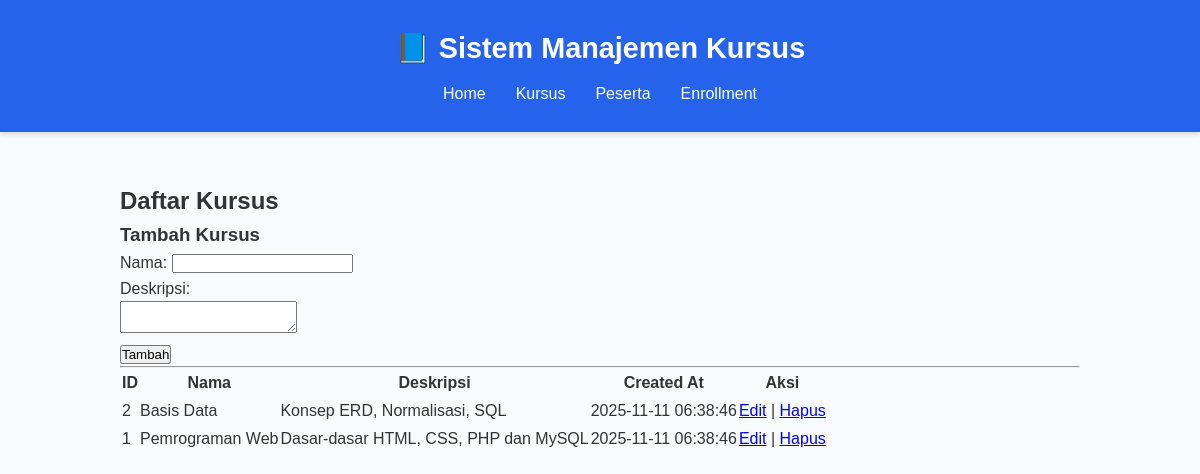
/index.php?page=courses, run on the app's committed database.
### tables this page shows
CREATE TABLE IF NOT EXISTS courses (
  id INT AUTO_INCREMENT PRIMARY KEY,
  name VARCHAR(200) NOT NULL,
  description TEXT,
  created_at TIMESTAMP DEFAULT CURRENT_TIMESTAMP
);

### class/Course.php (called while the page is built, shortened)
<?php
class Course {
    private $conn;
    public function __construct($pdo) {
        $this->conn = $pdo;
    }
    public function getAll() {
        $sql = "SELECT id, name, description, created_at FROM courses ORDER BY id DESC";
        $stmt = $this->conn->prepare($sql);
        $stmt->execute();
        return $stmt->fetchAll(PDO::FETCH_ASSOC);
    }
}

### view/courses.php (the view, shortened to what this page needs)
<?php
$courses = $courseObj->getAll();
?>
<h2>Daftar Kursus</h2>
<?php
if (isset($_GET['edit'])) {
    $edit_id = (int)$_GET['edit'];
    $course = $courseObj->getById($edit_id);
    if ($course) {
        ?>
        <h3>Ubah Kursus</h3>
        <form method="post" action="index.php?page=courses">
            <input type="hidden" name="action" value="update">
            <input type="hidden" name="id" value="<?php echo htmlspecialchars($course['id']); ?>">
            <label>Nama: <input type="text" name="name" required value="<?php echo htmlspecialchars($course['name']); ?>"></label><br>
            <label>Deskripsi:<br>
                <textarea name="description"><?php echo htmlspecialchars($course['description']); ?></textarea>
            </label><br>
            <button type="submit">Simpan Perubahan</button>
            <a href="index.php?page=courses">Batal</a>
        </form>
        <?php
    }
} else {
    ?>
    <h3>Tambah Kursus</h3>
    <form method="post" action="index.php?page=courses">
        <label>Nama: <input type="text" name="name" required></label><br>
        <label>Deskripsi:<br>
            <textarea name="description"></textarea>
        </label><br>
        <button type="submit">Tambah</button>
    </form>
    <?php
}
?>
<hr>
<table>
    <thead>
        <tr>
            <th>ID</th><th>Nama</th><th>Deskripsi</th><th>Created At</th><th>Aksi</th>
        </tr>
    </thead>
    <tbody>
    <?php foreach ($courses as $c): ?>
        <tr>
            <td><?php echo $c['id']; ?></td>
            <td><?php echo htmlspecialchars($c['name']); ?></td>
            <td><?php echo nl2br(htmlspecialchars($c['description'])); ?></td>
            <td><?php echo $c['created_at']; ?></td>
            <td>
                <a href="index.php?page=courses&edit=<?php echo $c['id']; ?>">Edit</a> |
                <a href="index.php?page=courses&delete=<?php echo $c['id']; ?>" onclick="return confirm('Hapus kursus?')">Hapus</a>
            </td>
        </tr>
    <?php endforeach; ?>
    </tbody>
</table>

### style.css (style rules this page uses)
* { margin: 0; padding: 0; box-sizing: border-box; font-family: "Poppins", sans-serif; }
body { background-color: #f8fafc; color: #333; line-height: 1.6; }

### data on the page
courses: id "2", name "Basis Data", description "Konsep ERD, Normalisasi, SQL", created_at "2025-11-11 06:38:46"
courses: id "1", name "Pemrograman Web", description "Dasar-dasar HTML, CSS, PHP dan MySQL", created_at "2025-11-11 06:38:46"
